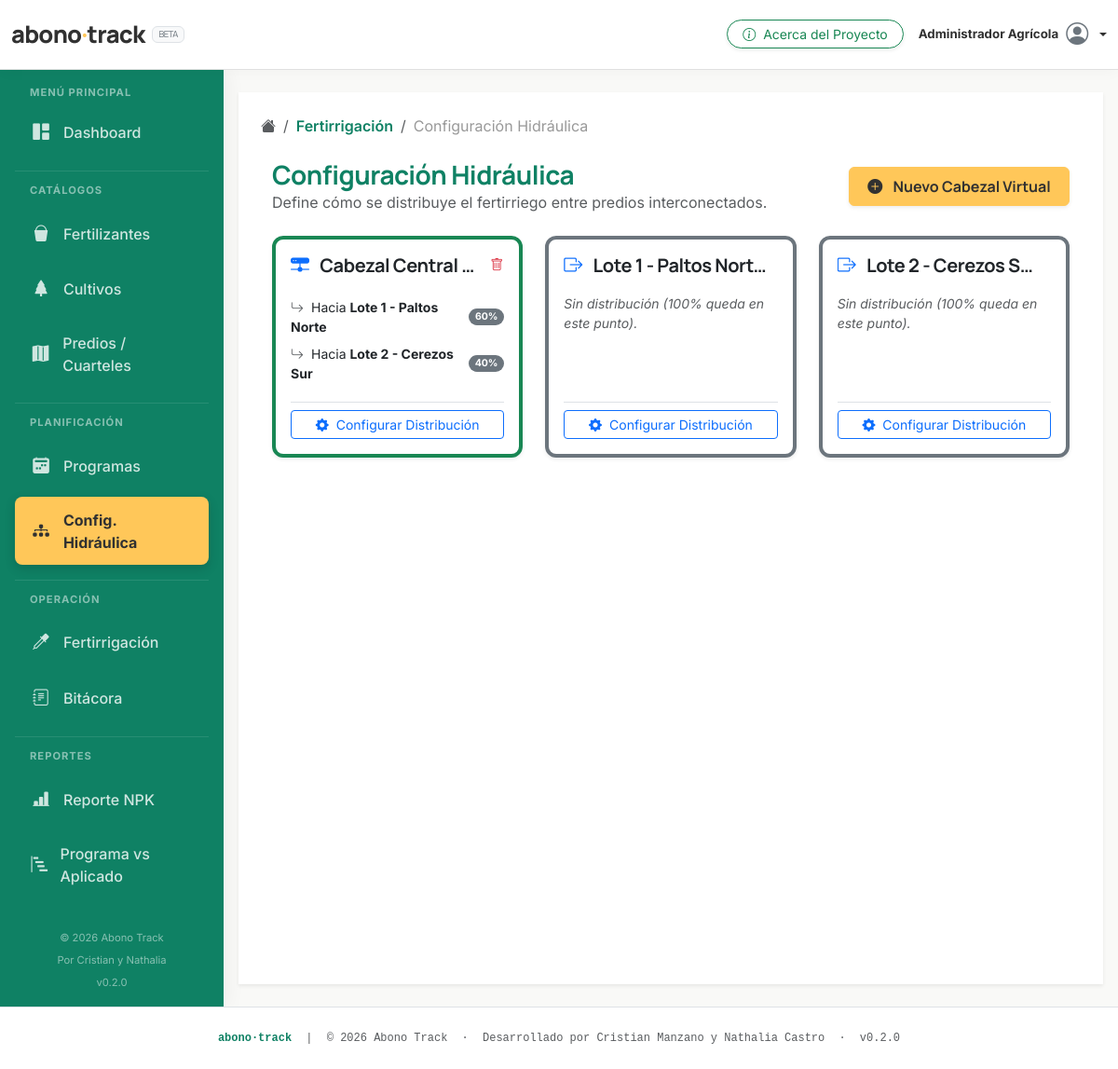
Page /public/fertilizacion/configuracion (signed in) on the committed database.
### tables this page shows
CREATE TABLE IF NOT EXISTS `predios` (
  `id` INT UNSIGNED NOT NULL AUTO_INCREMENT,
  `usuario_id` INT UNSIGNED NOT NULL,
  `cultivo_id` INT UNSIGNED DEFAULT NULL,
  `nombre` VARCHAR(150) NOT NULL,
  `tipo_superficie` ENUM('cultivo','cabezal_virtual','infraestructura') NOT NULL DEFAULT 'cultivo',
  `superficie_total` DECIMAL(10,2) UNSIGNED DEFAULT NULL COMMENT 'Hectáreas',
  `plantas_por_hectarea` INT UNSIGNED DEFAULT NULL,
  `cantidad_plantas` INT UNSIGNED DEFAULT NULL,
  `tipo_emisor` ENUM('gotero','microaspersor','cinta','pivote','surco') DEFAULT NULL,
  `caudal_lt_hora` DECIMAL(8,3) UNSIGNED DEFAULT NULL COMMENT 'L/h por planta',
  `año_plantacion` SMALLINT UNSIGNED DEFAULT NULL,
  `umbral_bajo` TINYINT UNSIGNED NOT NULL DEFAULT 75,
  `umbral_optimo_min` TINYINT UNSIGNED NOT NULL DEFAULT 90,
  `umbral_optimo_max` TINYINT UNSIGNED NOT NULL DEFAULT 110,
  `umbral_exceso` TINYINT UNSIGNED NOT NULL DEFAULT 130,
  `activo` TINYINT(1) NOT NULL DEFAULT 1,
  `created_at` TIMESTAMP NOT NULL DEFAULT CURRENT_TIMESTAMP,
  PRIMARY KEY (`id`),
  INDEX `idx_predios_usuario` (`usuario_id`),
  INDEX `idx_predios_cultivo` (`cultivo_id`),
  CONSTRAINT `fk_predios_usuario` FOREIGN KEY (`usuario_id`) REFERENCES `usuarios`(`id`) ON DELETE CASCADE,
  CONSTRAINT `fk_predios_cultivo` FOREIGN KEY (`cultivo_id`) REFERENCES `cultivos`(`id`) ON DELETE SET NULL
);

CREATE TABLE IF NOT EXISTS `config_distribucion_riego` (
  `id` INT UNSIGNED NOT NULL AUTO_INCREMENT,
  `usuario_id` INT UNSIGNED NOT NULL,
  `predio_origen_id` INT UNSIGNED NOT NULL COMMENT 'Cabezal',
  `predio_destino_id` INT UNSIGNED NOT NULL COMMENT 'Lote/Cuartel',
  `porcentaje_flujo` DECIMAL(5,2) UNSIGNED NOT NULL DEFAULT 100.00,
  PRIMARY KEY (`id`),
  UNIQUE KEY `uq_cdr_origen_destino` (`predio_origen_id`, `predio_destino_id`),
  INDEX `idx_cdr_usuario` (`usuario_id`),
  CONSTRAINT `fk_cdr_usuario` FOREIGN KEY (`usuario_id`) REFERENCES `usuarios`(`id`) ON DELETE CASCADE,
  CONSTRAINT `fk_cdr_origen` FOREIGN KEY (`predio_origen_id`) REFERENCES `predios`(`id`) ON DELETE CASCADE,
  CONSTRAINT `fk_cdr_destino` FOREIGN KEY (`predio_destino_id`) REFERENCES `predios`(`id`) ON DELETE CASCADE
);

### app/controllers/FertilizacionController.php (called while the page is built, shortened)
<?php
class FertilizacionController extends Controller {
    private $predioModel;
    public function __construct() {
        $this->predioModel       = $this->model('PredioModel');
    }
    public function configuracion() {
        $predios = $this->predioModel->obtenerTodosConDistribuciones();
        $predios_fisicos = array_filter($predios, function($p) {
            return $p->tipo_superficie !== 'cabezal_virtual';
        });
        $data = [
            'titulo'          => 'Configuración Hidráulica — Abono Track',
            'predios'         => $predios,
            'predios_fisicos' => array_values($predios_fisicos),
            'breadcrumbs'     => [
                ['label' => 'Fertirrigación', 'url' => URL_ROOT . '/fertilizacion'],
                ['label' => 'Configuración Hidráulica'],
            ],
        ];
        $this->view('fertilizacion/configuracion', $data);
    }
}
?>

### app/core/App.php (called while the page is built, shortened)
<?php
class App {
    protected $currentMethod     = 'index';
    public function __construct() {
        $url = $this->getUrl();
        if (isset($url[0])) {
            $controllerName = ucwords($url[0]) . 'Controller';
            if (file_exists(APP_ROOT . '/controllers/' . $controllerName . '.php')) {
                unset($url[0]);
            }
        }
        $this->currentController = new $this->currentController();
        if (isset($url[1])) {
            if (method_exists($this->currentController, $url[1])) {
                $this->currentMethod = $url[1];
                unset($url[1]);
            }
        }
        $this->params = $url ? array_values($url) : [];
        call_user_func_array([$this->currentController, $this->currentMethod], $this->params);
    }
    public function getUrl() {
        if (isset($_GET['url'])) {
            $url = rtrim($_GET['url'], '/');
            $url = filter_var($url, FILTER_SANITIZE_URL);
            $url = explode('/', $url);
            return $url;
        }
        return [];
    }
}
?>

### public/index.php (called while the page is built, shortened)
<?php
require_once '../app/core/SessionHelper.php';
spl_autoload_register(function ($className) {
    $file = '../app/core/' . $className . '.php';
});
$app = new App;
?>

### app/models/PredioModel.php (called while the page is built, shortened)
<?php
class PredioModel {
    private $db;
    private $usuario_id;
    public function __construct($db, $usuario_id) {
        $this->db         = $db;
        $this->usuario_id = $usuario_id;
    }
    public function obtenerTodosConDistribuciones() {
        $sql = "SELECT p.*, c.nombre AS nombre_cultivo
                FROM predios p
                LEFT JOIN cultivos c ON p.cultivo_id = c.id
                WHERE p.usuario_id = :usuario_id
                  AND p.activo = 1
                ORDER BY p.tipo_superficie DESC, p.nombre ASC";
        $this->db->query($sql);
        $this->db->bind(':usuario_id', $this->usuario_id);
        $predios = $this->db->resultSet();
        $sql = "SELECT cdr.id,
                       cdr.predio_origen_id,
                       cdr.predio_destino_id,
                       cdr.porcentaje_flujo,
                       pd.nombre AS nombre_destino
                FROM config_distribucion_riego cdr
                JOIN predios pd ON cdr.predio_destino_id = pd.id
                WHERE cdr.usuario_id = :usuario_id
                ORDER BY cdr.predio_origen_id ASC, cdr.porcentaje_flujo DESC";
        $this->db->query($sql);
        $this->db->bind(':usuario_id', $this->usuario_id);
        $distribuciones = $this->db->resultSet();
        $distPorOrigen = [];
        foreach ($distribuciones as $d) {
            $distPorOrigen[$d->predio_origen_id][] = $d;
        }
        foreach ($predios as $predio) {
            $predio->distribuciones = $distPorOrigen[$predio->id] ?? [];
        }
        return $predios;
    }
}
?>

### app/core/Database.php (called while the page is built, shortened)
<?php
class Database {
    private $host   = DB_HOST;
    private $user   = DB_USER;
    private $pass   = DB_PASS;
    private $dbname = DB_NAME;
    private $dbh;
    private $stmt;
    private static $instance = null;
    private function __construct() {
        $dsn = 'mysql:host=' . $this->host . ';dbname=' . $this->dbname;
        $options = [
            PDO::ATTR_PERSISTENT         => true,
            PDO::ATTR_ERRMODE            => PDO::ERRMODE_EXCEPTION,
            PDO::ATTR_DEFAULT_FETCH_MODE => PDO::FETCH_OBJ,
            PDO::MYSQL_ATTR_INIT_COMMAND => 'SET NAMES utf8mb4',
        ];
        try {
            $this->dbh = new PDO($dsn, $this->user, $this->pass, $options);
        } catch (PDOException $e) {
            $this->error = $e->getMessage();
            die('Error de conexión a la base de datos.');
        }
    }
    public static function getInstance() {
        if (self::$instance === null) {
            self::$instance = new Database();
        }
        return self::$instance;
    }
    public function query($sql) {
        $this->stmt = $this->dbh->prepare($sql);
    }
    public function bind($param, $value, $type = null) {
        if (is_null($type)) {
            switch (true) {
                case is_int($value):  $type = PDO::PARAM_INT;  break;
            }
        }
        $this->stmt->bindValue($param, $value, $type);
    }
    public function execute() {
        return $this->stmt->execute();
    }
    public function resultSet() {
        $this->execute();
        return $this->stmt->fetchAll();
    }
}
?>

### app/core/SessionHelper.php (called while the page is built, shortened)
<?php
class SessionHelper {
    public static function getUserId() {
        return $_SESSION['usuario_id'] ?? null;
    }
}
?>

### app/views/fertilizacion/configuracion.php (the view, shortened to what this page needs)
<div class="container-fluid mt-4">
    <div class="d-flex justify-content-between align-items-center mb-4">
        <div>
            <h3 class="mb-0 text-primary-dark-green fw-bold">Configuración Hidráulica</h3>
            <p class="text-muted mb-0">Define cómo se distribuye el fertirriego entre predios interconectados.</p>
        </div>
        <button class="btn btn-accent-calendula shadow-sm" data-bs-toggle="modal" data-bs-target="#modalCrearCabezal">
            <i class="bi bi-plus-circle-fill me-2"></i> Nuevo Cabezal Virtual
        </button>
    </div>
    <div class="row g-4">
        <?php foreach($data['predios'] as $predio):
            $totalSaliente = 0;
            if (!empty($predio->distribuciones)) { foreach($predio->distribuciones as $d) $totalSaliente += $d->porcentaje_flujo; }
            $remanente = 100 - $totalSaliente;
            $colorBorde = ($remanente < 0.1 && $totalSaliente > 0) ? 'border-success' : ($remanente < 0 ? 'border-danger' : 'border-secondary');
            $icono = ($predio->tipo_superficie == 'cabezal_virtual') ? 'bi-hdd-network-fill' : 'bi-box-arrow-right';
        ?>
        <div class="col-md-6 col-xl-4">
            <div class="card h-100 shadow-sm border-4 <?php echo $colorBorde; ?>" id="card-predio-<?php echo $predio->id; ?>">
                <div class="card-body d-flex flex-column">
                    <div class="d-flex justify-content-between align-items-start mb-3">
                        <h5 class="card-title fw-bold text-truncate mb-0 me-2">
                            <i class="bi <?php echo $icono; ?> text-primary me-2"></i>
                            <?php echo htmlspecialchars($predio->nombre); ?>
                        </h5>
                        <?php if($predio->tipo_superficie == 'cabezal_virtual'): ?>
                            <button class="btn btn-sm text-danger p-0" onclick="eliminarCabezalVirtual(<?php echo $predio->id; ?>, '<?php echo htmlspecialchars($predio->nombre); ?>')" title="Eliminar Cabezal">
                                <i class="bi bi-trash"></i>
                            </button>
                        <?php endif; ?>
                    </div>
                    <div class="distribucion-list-container mb-3 flex-grow-1">
                        <?php if (empty($predio->distribuciones)): ?>
                            <p class="text-muted small fst-italic">Sin distribución (100% queda en este punto).</p>
                        <?php else: ?>
                            <ul class="list-group list-group-flush small">
                                <?php foreach($predio->distribuciones as $dist): ?>
                                    <li class="list-group-item d-flex justify-content-between align-items-center px-0 py-1 border-0">
                                        <span><i class="bi bi-arrow-return-right text-muted me-2"></i>Hacia <strong><?php echo htmlspecialchars($dist->nombre_destino); ?></strong></span>
                                        <span class="badge bg-secondary rounded-pill"><?php echo floatval($dist->porcentaje_flujo); ?>%</span>
                                    </li>
                                <?php endforeach; ?>
                            </ul>
                        <?php endif; ?>
                    </div>
                    <div class="mt-auto text-end border-top pt-2">
                        <button class="btn btn-sm btn-outline-primary w-100" onclick="abrirConfigurador(<?php echo $predio->id; ?>, '<?php echo htmlspecialchars($predio->nombre); ?>')">
                            <i class="bi bi-gear-fill me-1"></i> Configurar Distribución
                        </button>
                    </div>
                </div>
            </div>
        </div>
        <?php endforeach; ?>
    </div>
</div>

### public/css/style.css (style rules this page uses)
:root { --ryzoma-charcoal: #313131; --ryzoma-beige: #F9F9F7; --ryzoma-yellow: #FFC759; --ryzoma-white: #FFFFFF; --ryzoma-grey-mid: #E0E0E0; --ryzoma-grey-light:#F5F5F5; --vertical-agro: #0f8164; --vertical-water: #7EC4CF; --vertical-alert: #F4511E; --vertical-pale: #e8f5e9; --color-bg-body: var(--ryzoma-beige); --color-text-main: var(--ryzoma-charcoal); --color-navbar-bg: var(--ryzoma-white); --color-sidebar-bg: var(--vertical-agro); --color-primary-cta: var(--ryzoma-yellow); }
body { font-family: 'Inter', sans-serif; background-color: var(--color-bg-body); color: var(--color-text-main); -webkit-font-smoothing: antialiased; }
h1, h2, h3, h4, h5, h6, .brand-font { font-family: 'Manrope', sans-serif; font-weight: 700; letter-spacing: -0.02em; color: var(--ryzoma-charcoal); }
.btn-accent-calendula { background-color: var(--color-primary-cta); border-color: var(--color-primary-cta); color: var(--ryzoma-charcoal); font-weight: 700; font-family: 'Manrope', sans-serif; padding: 0.5rem 1.2rem; }
.card { border: 1px solid rgba(0,0,0,0.04); box-shadow: 0 4px 24px rgba(0,0,0,0.04); border-radius: 0.75rem; background-color: var(--ryzoma-white); }
.text-primary-dark-green { color: var(--vertical-agro) !important; }

### rows in the picture
predios: nombre "Cabezal Central…"
config_distribucion_riego: predio_destino.nombre "Lote 1 - Paltos Norte", porcentaje_flujo "60"
config_distribucion_riego: predio_destino.nombre "Lote 2 - Cerezos Sur", porcentaje_flujo "40"
predios: nombre "Lote 1 - Paltos Nort…", shows "Sin distribución (100% queda en este punto)."
predios: nombre "Lote 2 - Cerezos S…", shows "Sin distribución (100% queda en este punto)."

### other values in the picture
SessionHelper::getUserName() "Administrador Agrícola"
$c['label'] "Fertirrigación"
$c['label'] "Configuración Hidráulica"
SITE_NAME "Abono Track"
